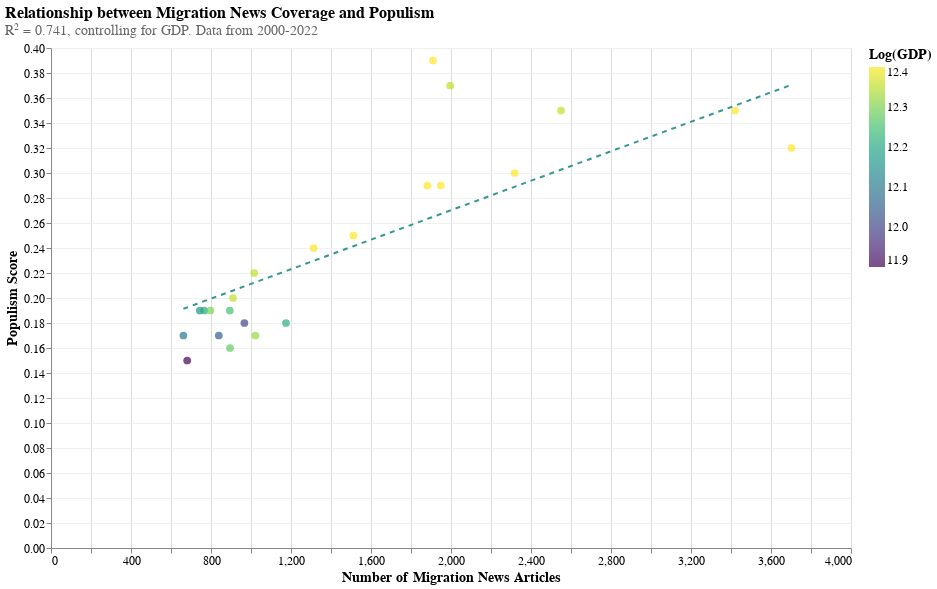

This figure's notebook cell:
### Markdown cell above
*CHART 7*

### Code cell
import pandas as pd
import altair as alt
import numpy as np

def plot_regression_analysis():
    # Load and preprocess data
    df_migrants = pd.read_csv('migrants_news.csv')
    df_migrants['Date'] = pd.to_datetime(df_migrants['Date'])
    yearly_migrants = df_migrants.groupby(df_migrants['Date'].dt.year).size().reset_index()
    yearly_migrants.columns = ['year', 'count']

    data = pd.DataFrame({
        'year': list(range(2000, 2023)),
        'news_count': yearly_migrants[yearly_migrants['year'].between(2000, 2022)]['count'],
        'gdp': [11.9, 12.0, 12.05, 12.1, 12.15, 12.2, 12.22, 12.25, 12.3, 12.28, 12.32, 12.35, 12.35, 12.4, 12.4, 12.4, 12.4, 12.4, 12.4, 12.4, 12.35, 12.35, 12.4],
        'populism_score': [0.15, 0.18, 0.17, 0.17, 0.19, 0.19, 0.18, 0.19, 0.19, 0.16, 0.17, 0.20, 0.22, 0.24, 0.25, 0.29, 0.29, 0.30, 0.32, 0.35, 0.37, 0.35, 0.39]
    })

    # Create smoother trend line using more points
    x_range = np.linspace(data['news_count'].min(), data['news_count'].max(), 100)
    y_pred = -1.5738 + (0.00005894 * x_range) + (0.1406 * data['gdp'].mean())
    trend_data = pd.DataFrame({'news_count': x_range, 'predicted_populism': y_pred})

    # Scatter plot
    scatter = alt.Chart(data).mark_circle(size=60).encode(
        x=alt.X('news_count:Q',
                title='Number of Migration News Articles',
                axis=alt.Axis(labelFontSize=12, titleFontSize=14)),
        y=alt.Y('populism_score:Q',
                title='Populism Score',
                axis=alt.Axis(labelFontSize=12, titleFontSize=14, grid=True, gridColor='#f0f0f0')),
        color=alt.Color('gdp:Q',
                        title='Log(GDP)',
                        scale=alt.Scale(scheme='viridis')),
        tooltip=[
            alt.Tooltip('year:Q', title='Year'),
            alt.Tooltip('news_count:Q', title='Migration News Articles'),
            alt.Tooltip('populism_score:Q', title='Populism Score', format='.2f'),
            alt.Tooltip('gdp:Q', title='GDP', format='.2f')
        ]
    )

    # Trend line
    line = alt.Chart(trend_data).mark_line(color='#35978f', strokeDash=[5, 5], strokeWidth=2).encode(
        x=alt.X('news_count:Q'),
        y=alt.Y('predicted_populism:Q')
    )

    # Combine scatter plot and trend line
    chart = (scatter + line).properties(
        width=800,
        height=500,
        title=alt.TitleParams(
            text='Relationship between Migration News Coverage and Populism',
            subtitle='R² = 0.741, controlling for GDP. Data from 2000-2022',
            anchor='start',
            fontSize=16,
            subtitleFontSize=14,
            subtitleColor='#666666'
        )
    ).configure_view(
        stroke=None
    ).configure_legend(
        labelFontSize=12,
        titleFontSize=14
    )

    return chart

chart = plot_regression_analysis()
chart

### Figure 1 — Vega-Lite specification as saved in the notebook (floating-point values rounded to 4 significant figures)
{"config": {"view": {"continuousWidth": 300, "continuousHeight": 300, "stroke": null}, "legend": {"labelFontSize": 12, "titleFontSize": 14}}, "layer": [{"data": {"name": "data-85889687824d2a5eaa8855308ebc1fe1"}, "mark": {"type": "circle", "size": 60}, "encoding": {"color": {"field": "gdp", "scale": {"scheme": "viridis"}, "title": "Log(GDP)", "type": "quantitative"}, "tooltip": [{"field": "year", "title": "Year", "type": "quantitative"}, {"field": "news_count", "title": "Migration News Articles", "type": "quantitative"}, {"field": "populism_score", "format": ".2f", "title": "Populism Score", "type": "quantitative"}, {"field": "gdp", "format": ".2f", "title": "GDP", "type": "quantitative"}], "x": {"axis": {"labelFontSize": 12, "titleFontSize": 14}, "field": "news_count", "title": "Number of Migration News Articles", "type": "quantitative"}, "y": {"axis": {"grid": true, "gridColor": "#f0f0f0", "labelFontSize": 12, "titleFontSize": 14}, "field": "populism_score", "title": "Populism Score", "type": "quantitative"}}}, {"data": {"name": "data-4b2ea89b1a739af0d6d308522fcfa8c7"}, "mark": {"type": "line", "color": "#35978f", "strokeDash": [5, 5], "strokeWidth": 2}, "encoding": {"x": {"field": "news_count", "type": "quantitative"}, "y": {"field": "predicted_populism", "type": "quantitative"}}}], "height": 500, "title": {"text": "Relationship between Migration News Coverage and Populism", "anchor": "start", "fontSize": 16, "subtitle": "R² = 0.741, controlling for GDP. Data from 2000-2022", "subtitleColor": "#666666", "subtitleFontSize": 14}, "width": 800, "$schema": "https://vega.github.io/schema/vega-lite/v5.20.1.json", "datasets": {"data-85889687824d2a5eaa8855308ebc1fe1": [{"year": 2000, "news_count": 681, "gdp": 11.9, "populism_score": 0.15}, {"year": 2001, "news_count": 967, "gdp": 12.0, "populism_score": 0.18}, {"year": 2002, "news_count": 839, "gdp": 12.05, "populism_score": 0.17}, {"year": 2003, "news_count": 662, "gdp": 12.1, "populism_score": 0.17}, {"year": 2004, "news_count": 744, "gdp": 12.15, "populism_score": 0.19}, {"year": 2005, "news_count": 766, "gdp": 12.2, "populism_score": 0.19}, {"year": 2006, "news_count": 1175, "gdp": 12.22, "populism_score": 0.18}, {"year": 2007, "news_count": 894, "gdp": 12.25, "populism_score": 0.19}, {"year": 2008, "news_count": 797, "gdp": 12.3, "populism_score": 0.19}, {"year": 2009, "news_count": 895, "gdp": 12.28, "populism_score": 0.16}, {"year": 2010, "news_count": 1022, "gdp": 12.32, "populism_score": 0.17}, {"year": 2011, "news_count": 910, "gdp": 12.35, "populism_score": 0.2}, {"year": 2012, "news_count": 1016, "gdp": 12.35, "populism_score": 0.22}, {"year": 2013, "news_count": 1313, "gdp": 12.4, "populism_score": 0.24}, {"year": 2014, "news_count": 1512, "gdp": 12.4, "populism_score": 0.25}, {"year": 2015, "news_count": 1882, "gdp": 12.4, "populism_score": 0.29}, {"year": 2016, "news_count": 1949, "gdp": 12.4, "populism_score": 0.29}, {"year": 2017, "news_count": 2318, "gdp": 12.4, "populism_score": 0.3}, {"year": 2018, "news_count": 3702, "gdp": 12.4, "populism_score": 0.32}, {"year": 2019, "news_count": 3420, "gdp": 12.4, "populism_score": 0.35}, {"year": 2020, "news_count": 1996, "gdp": 12.35, "populism_score": 0.37}, {"year": 2021, "news_count": 2550, "gdp": 12.35, "populism_score": 0.35}, {"year": 2022, "news_count": 1910, "gdp": 12.4, "populism_score": 0.39}], "data-4b2ea89b1a739af0d6d308522fcfa8c7": [{"news_count": 662.0, "predicted_populism": 0.1914}, {"news_count": 692.7, "predicted_populism": 0.1932}, {"news_count": 723.4, "predicted_populism": 0.195}, {"news_count": 754.1, "predicted_populism": 0.1968}, {"news_count": 784.8, "predicted_populism": 0.1986}, {"news_count": 815.5, "predicted_populism": 0.2004}, {"news_count": 846.2, "predicted_populism": 0.2022}, {"news_count": 876.9, "predicted_populism": 0.204}, {"news_count": 907.7, "predicted_populism": 0.2058}, {"news_count": 938.4, "predicted_populism": 0.2076}, {"news_count": 969.1, "predicted_populism": 0.2095}, {"news_count": 999.8, "predicted_populism": 0.2113}, {"news_count": 1030.0, "predicted_populism": 0.2131}, {"news_count": 1061.0, "predicted_populism": 0.2149}, {"news_count": 1092.0, "predicted_populism": 0.2167}, {"news_count": 1123.0, "predicted_populism": 0.2185}, {"news_count": 1153.0, "predicted_populism": 0.2203}, {"news_count": 1184.0, "predicted_populism": 0.2221}, {"news_count": 1215.0, "predicted_populism": 0.2239}, {"news_count": 1245.0, "predicted_populism": 0.2257}, {"news_count": 1276.0, "predicted_populism": 0.2276}, {"news_count": 1307.0, "predicted_populism": 0.2294}, {"news_count": 1338.0, "predicted_populism": 0.2312}, {"news_count": 1368.0, "predicted_populism": 0.233}, {"news_count": 1399.0, "predicted_populism": 0.2348}, {"news_count": 1430.0, "predicted_populism": 0.2366}, {"news_count": 1460.0, "predicted_populism": 0.2384}, {"news_count": 1491.0, "predicted_populism": 0.2402}, {"news_count": 1522.0, "predicted_populism": 0.242}, {"news_count": 1553.0, "predicted_populism": 0.2438}, {"news_count": 1583.0, "predicted_populism": 0.2457}, {"news_count": 1614.0, "predicted_populism": 0.2475}, {"news_count": 1645.0, "predicted_populism": 0.2493}, {"news_count": 1675.0, "predicted_populism": 0.2511}, {"news_count": 1706.0, "predicted_populism": 0.2529}, {"news_count": 1737.0, "predicted_populism": 0.2547}, {"news_count": 1767.0, "predicted_populism": 0.2565}, {"news_count": 1798.0, "predicted_populism": 0.2583}, {"news_count": 1829.0, "predicted_populism": 0.2601}, {"news_count": 1860.0, "predicted_populism": 0.2619}, {"news_count": 1890.0, "predicted_populism": 0.2638}, {"news_count": 1921.0, "predicted_populism": 0.2656}, {"news_count": 1952.0, "predicted_populism": 0.2674}, {"news_count": 1982.0, "predicted_populism": 0.2692}, {"news_count": 2013.0, "predicted_populism": 0.271}, {"news_count": 2044.0, "predicted_populism": 0.2728}, {"news_count": 2075.0, "predicted_populism": 0.2746}, {"news_count": 2105.0, "predicted_populism": 0.2764}, {"news_count": 2136.0, "predicted_populism": 0.2782}, {"news_count": 2167.0, "predicted_populism": 0.28}, {"news_count": 2197.0, "predicted_populism": 0.2819}, {"news_count": 2228.0, "predicted_populism": 0.2837}, {"news_count": 2259.0, "predicted_populism": 0.2855}, {"news_count": 2289.0, "predicted_populism": 0.2873}, {"news_count": 2320.0, "predicted_populism": 0.2891}, {"news_count": 2351.0, "predicted_populism": 0.2909}, {"news_count": 2382.0, "predicted_populism": 0.2927}, {"news_count": 2412.0, "predicted_populism": 0.2945}, {"news_count": 2443.0, "predicted_populism": 0.2963}, {"news_count": 2474.0, "predicted_populism": 0.2981}, {"news_count": 2504.0, "predicted_populism": 0.3}, {"news_count": 2535.0, "predicted_populism": 0.3018}, {"news_count": 2566.0, "predicted_populism": 0.3036}, {"news_count": 2597.0, "predicted_populism": 0.3054}, {"news_count": 2627.0, "predicted_populism": 0.3072}, {"news_count": 2658.0, "predicted_populism": 0.309}, {"news_count": 2689.0, "predicted_populism": 0.3108}, {"news_count": 2719.0, "predicted_populism": 0.3126}, {"news_count": 2750.0, "predicted_populism": 0.3144}, {"news_count": 2781.0, "predicted_populism": 0.3162}, {"news_count": 2811.0, "predicted_populism": 0.318}, {"news_count": 2842.0, "predicted_populism": 0.3199}, {"news_count": 2873.0, "predicted_populism": 0.3217}, {"news_count": 2904.0, "predicted_populism": 0.3235}, {"news_count": 2934.0, "predicted_populism": 0.3253}, {"news_count": 2965.0, "predicted_populism": 0.3271}, {"news_count": 2996.0, "predicted_populism": 0.3289}, {"news_count": 3026.0, "predicted_populism": 0.3307}, {"news_count": 3057.0, "predicted_populism": 0.3325}, {"news_count": 3088.0, "predicted_populism": 0.3343}, {"news_count": 3119.0, "predicted_populism": 0.3361}, {"news_count": 3149.0, "predicted_populism": 0.338}, {"news_count": 3180.0, "predicted_populism": 0.3398}, {"news_count": 3211.0, "predicted_populism": 0.3416}, {"news_count": 3241.0, "predicted_populism": 0.3434}, {"news_count": 3272.0, "predicted_populism": 0.3452}, {"news_count": 3303.0, "predicted_populism": 0.347}, {"news_count": 3334.0, "predicted_populism": 0.3488}, {"news_count": 3364.0, "predicted_populism": 0.3506}, {"news_count": 3395.0, "predicted_populism": 0.3524}, {"news_count": 3426.0, "predicted_populism": 0.3542}, {"news_count": 3456.0, "predicted_populism": 0.3561}, {"news_count": 3487.0, "predicted_populism": 0.3579}, {"news_count": 3518.0, "predicted_populism": 0.3597}, {"news_count": 3548.0, "predicted_populism": 0.3615}, {"news_count": 3579.0, "predicted_populism": 0.3633}, {"news_count": 3610.0, "predicted_populism": 0.3651}, {"news_count": 3641.0, "predicted_populism": 0.3669}, {"news_count": 3671.0, "predicted_populism": 0.3687}, {"news_count": 3702.0, "predicted_populism": 0.3705}]}}
